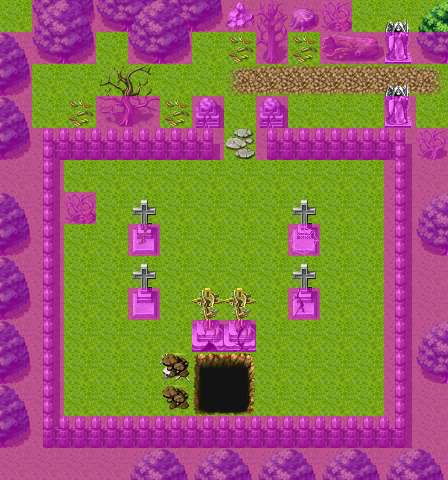

The image is a tile-based game level rendered from a .tmx file. Its description and source (layers, tilesets, objects; grid data summarised) follow:
An orthogonal 14x15 tile map with 32x32 px tiles, 5 tile layers (Ground, Objects, Copy of Objects, Above, ...), 60 tilesets.

<map version="1.0" orientation="orthogonal" renderorder="right-down" width="14" height="15" tilewidth="32" tileheight="32" nextobjectid="8">
 <tileset firstgid="1" name="map_bed_1" tilewidth="32" tileheight="32" tilecount="128" columns="16">
  <image source="../drawable/map_bed_1.png" width="512" height="256" />
 </tileset>
 <tileset firstgid="129" name="map_border_1" tilewidth="32" tileheight="32" tilecount="128" columns="16">
  <image source="../drawable/map_border_1.png" width="512" height="256" />
 </tileset>
 <tileset firstgid="257" name="map_bridge_1" tilewidth="32" tileheight="32" tilecount="128" columns="16">
  <image source="../drawable/map_bridge_1.png" width="512" height="256" />
 </tileset>
 <tileset firstgid="385" name="map_bridge_2" tilewidth="32" tileheight="32" tilecount="128" columns="16">
  <image source="../drawable/map_bridge_2.png" width="512" height="256" />
 </tileset>
 <tileset firstgid="513" name="map_broken_1" tilewidth="32" tileheight="32" tilecount="128" columns="16">
  <image source="../drawable/map_broken_1.png" width="512" height="256" />
 </tileset>
 <tileset firstgid="641" name="map_cavewall_1" tilewidth="32" tileheight="32" tilecount="108" columns="18">
  <image source="../drawable/map_cavewall_1.png" width="576" height="192" />
 </tileset>
 <tileset firstgid="749" name="map_cavewall_2" tilewidth="32" tileheight="32" tilecount="108" columns="18">
  <image source="../drawable/map_cavewall_2.png" width="576" height="192" />
 </tileset>
 <tileset firstgid="857" name="map_cavewall_3" tilewidth="32" tileheight="32" tilecount="108" columns="18">
  <image source="../drawable/map_cavewall_3.png" width="576" height="192" />
 </tileset>
 <tileset firstgid="965" name="map_cavewall_4" tilewidth="32" tileheight="32" tilecount="108" columns="18">
  <image source="../drawable/map_cavewall_4.png" width="576" height="192" />
 </tileset>
 <tileset firstgid="1073" name="map_chair_table_1" tilewidth="32" tileheight="32" tilecount="128" columns="16">
  <image source="../drawable/map_chair_table_1.png" width="512" height="256" />
 </tileset>
 <tileset firstgid="1201" name="map_chair_table_2" tilewidth="32" tileheight="32" tilecount="128" columns="16">
  <image source="../drawable/map_chair_table_2.png" width="512" height="256" />
 </tileset>
 <tileset firstgid="1329" name="map_crate_1" tilewidth="32" tileheight="32" tilecount="128" columns="16">
  <image source="../drawable/map_crate_1.png" width="512" height="256" />
 </tileset>
 <tileset firstgid="1457" name="map_cupboard_1" tilewidth="32" tileheight="32" tilecount="128" columns="16">
  <image source="../drawable/map_cupboard_1.png" width="512" height="256" />
 </tileset>
 <tileset firstgid="1585" name="map_curtain_1" tilewidth="32" tileheight="32" tilecount="128" columns="16">
  <image source="../drawable/map_curtain_1.png" width="512" height="256" />
 </tileset>
 <tileset firstgid="1713" name="map_entrance_1" tilewidth="32" tileheight="32" tilecount="128" columns="16">
  <image source="../drawable/map_entrance_1.png" width="512" height="256" />
 </tileset>
 <tileset firstgid="1841" name="map_entrance_2" tilewidth="32" tileheight="32" tilecount="128" columns="16">
  <image source="../drawable/map_entrance_2.png" width="512" height="256" />
 </tileset>
 <tileset firstgid="1969" name="map_fence_1" tilewidth="32" tileheight="32" tilecount="128" columns="16">
  <image source="../drawable/map_fence_1.png" width="512" height="256" />
 </tileset>
 <tileset firstgid="2097" name="map_fence_2" tilewidth="32" tileheight="32" tilecount="128" columns="16">
  <image source="../drawable/map_fence_2.png" width="512" height="256" />
 </tileset>
 <tileset firstgid="2225" name="map_fence_3" tilewidth="32" tileheight="32" tilecount="128" columns="16">
  <image source="../drawable/map_fence_3.png" width="512" height="256" />
 </tileset>
 <tileset firstgid="2353" name="map_fence_4" tilewidth="32" tileheight="32" tilecount="128" columns="16">
  <image source="../drawable/map_fence_4.png" width="512" height="256" />
 </tileset>
 <tileset firstgid="2481" name="map_ground_1" tilewidth="32" tileheight="32" tilecount="128" columns="16">
  <image source="../drawable/map_ground_1.png" width="512" height="256" />
 </tileset>
 <tileset firstgid="2609" name="map_ground_2" tilewidth="32" tileheight="32" tilecount="128" columns="16">
  <image source="../drawable/map_ground_2.png" width="512" height="256" />
 </tileset>
 <tileset firstgid="2737" name="map_ground_3" tilewidth="32" tileheight="32" tilecount="128" columns="16">
  <image source="../drawable/map_ground_3.png" width="512" height="256" />
 </tileset>
 <tileset firstgid="2865" name="map_ground_4" tilewidth="32" tileheight="32" tilecount="128" columns="16">
  <image source="../drawable/map_ground_4.png" width="512" height="256" />
 </tileset>
 <tileset firstgid="2993" name="map_ground_5" tilewidth="32" tileheight="32" tilecount="128" columns="16">
  <image source="../drawable/map_ground_5.png" width="512" height="256" />
 </tileset>
 <tileset firstgid="3121" name="map_ground_6" tilewidth="32" tileheight="32" tilecount="128" columns="16">
  <image source="../drawable/map_ground_6.png" width="512" height="256" />
 </tileset>
 <tileset firstgid="3249" name="map_ground_7" tilewidth="32" tileheight="32" tilecount="128" columns="16">
  <image source="../drawable/map_ground_7.png" width="512" height="256" />
 </tileset>
 <tileset firstgid="3377" name="map_ground_8" tilewidth="32" tileheight="32" tilecount="128" columns="16">
  <image source="../drawable/map_ground_8.png" width="512" height="256" />
 </tileset>
 <tileset firstgid="3505" name="map_house_1" tilewidth="32" tileheight="32" tilecount="128" columns="16">
  <image source="../drawable/map_house_1.png" width="512" height="256" />
 </tileset>
 <tileset firstgid="3633" name="map_house_2" tilewidth="32" tileheight="32" tilecount="128" columns="16">
  <image source="../drawable/map_house_2.png" width="512" height="256" />
 </tileset>
 <tileset firstgid="3761" name="map_indoor_1" tilewidth="32" tileheight="32" tilecount="128" columns="16">
  <image source="../drawable/map_indoor_1.png" width="512" height="256" />
 </tileset>
 <tileset firstgid="3889" name="map_indoor_2" tilewidth="32" tileheight="32" tilecount="128" columns="16">
  <image source="../drawable/map_indoor_2.png" width="512" height="256" />
 </tileset>
 <tileset firstgid="4017" name="map_kitchen_1" tilewidth="32" tileheight="32" tilecount="128" columns="16">
  <image source="../drawable/map_kitchen_1.png" width="512" height="256" />
 </tileset>
 <tileset firstgid="4145" name="map_outdoor_1" tilewidth="32" tileheight="32" tilecount="128" columns="16">
  <image source="../drawable/map_outdoor_1.png" width="512" height="256" />
 </tileset>
 <tileset firstgid="4273" name="map_pillar_1" tilewidth="32" tileheight="32" tilecount="128" columns="16">
  <image source="../drawable/map_pillar_1.png" width="512" height="256" />
 </tileset>
 <tileset firstgid="4401" name="map_pillar_2" tilewidth="32" tileheight="32" tilecount="128" columns="16">
  <image source="../drawable/map_pillar_2.png" width="512" height="256" />
 </tileset>
 <tileset firstgid="4529" name="map_plant_1" tilewidth="32" tileheight="32" tilecount="128" columns="16">
  <image source="../drawable/map_plant_1.png" width="512" height="256" />
 </tileset>
 <tileset firstgid="4657" name="map_plant_2" tilewidth="32" tileheight="32" tilecount="128" columns="16">
  <image source="../drawable/map_plant_2.png" width="512" height="256" />
 </tileset>
 <tileset firstgid="4785" name="map_rock_1" tilewidth="32" tileheight="32" tilecount="128" columns="16">
  <image source="../drawable/map_rock_1.png" width="512" height="256" />
 </tileset>
 <tileset firstgid="4913" name="map_rock_2" tilewidth="32" tileheight="32" tilecount="128" columns="16">
  <image source="../drawable/map_rock_2.png" width="512" height="256" />
 </tileset>
 <tileset firstgid="5041" name="map_roof_1" tilewidth="32" tileheight="32" tilecount="128" columns="16">
  <image source="../drawable/map_roof_1.png" width="512" height="256" />
 </tileset>
 <tileset firstgid="5169" name="map_roof_2" tilewidth="32" tileheight="32" tilecount="128" columns="16">
  <image source="../drawable/map_roof_2.png" width="512" height="256" />
 </tileset>
 <tileset firstgid="5297" name="map_roof_3" tilewidth="32" tileheight="32" tilecount="128" columns="16">
  <image source="../drawable/map_roof_3.png" width="512" height="256" />
 </tileset>
 <tileset firstgid="5425" name="map_shop_1" tilewidth="32" tileheight="32" tilecount="128" columns="16">
  <image source="../drawable/map_shop_1.png" width="512" height="256" />
 </tileset>
 <tileset firstgid="5553" name="map_sign_ladder_1" tilewidth="32" tileheight="32" tilecount="128" columns="16">
  <image source="../drawable/map_sign_ladder_1.png" width="512" height="256" />
 </tileset>
 <tileset firstgid="5681" name="map_table_1" tilewidth="32" tileheight="32" tilecount="128" columns="16">
  <image source="../drawable/map_table_1.png" width="512" height="256" />
 </tileset>
 <tileset firstgid="5809" name="map_trail_1" tilewidth="32" tileheight="32" tilecount="128" columns="16">
  <image source="../drawable/map_trail_1.png" width="512" height="256" />
 </tileset>
 <tileset firstgid="5937" name="map_transition_1" tilewidth="32" tileheight="32" tilecount="128" columns="16">
  <image source="../drawable/map_transition_1.png" width="512" height="256" />
 </tileset>
 <tileset firstgid="6065" name="map_transition_2" tilewidth="32" tileheight="32" tilecount="128" columns="16">
  <image source="../drawable/map_transition_2.png" width="512" height="256" />
 </tileset>
 <tileset firstgid="6193" name="map_transition_3" tilewidth="32" tileheight="32" tilecount="128" columns="16">
  <image source="../drawable/map_transition_3.png" width="512" height="256" />
 </tileset>
 <tileset firstgid="6321" name="map_transition_4" tilewidth="32" tileheight="32" tilecount="128" columns="16">
  <image source="../drawable/map_transition_4.png" width="512" height="256" />
 </tileset>
 <tileset firstgid="6449" name="map_transition_5" tilewidth="32" tileheight="32" tilecount="128" columns="16">
  <image source="../drawable/map_transition_5.png" width="512" height="256" />
 </tileset>
 <tileset firstgid="6577" name="map_tree_1" tilewidth="32" tileheight="32" tilecount="128" columns="16">
  <image source="../drawable/map_tree_1.png" width="512" height="256" />
 </tileset>
 <tileset firstgid="6705" name="map_tree_2" tilewidth="32" tileheight="32" tilecount="128" columns="16">
  <image source="../drawable/map_tree_2.png" width="512" height="256" />
 </tileset>
 <tileset firstgid="6833" name="map_wall_1" tilewidth="32" tileheight="32" tilecount="128" columns="16">
  <image source="../drawable/map_wall_1.png" width="512" height="256" />
 </tileset>
 <tileset firstgid="6961" name="map_wall_2" tilewidth="32" tileheight="32" tilecount="120" columns="15">
  <image source="../drawable/map_wall_2.png" width="480" height="256" />
 </tileset>
 <tileset firstgid="7081" name="map_wall_3" tilewidth="32" tileheight="32" tilecount="120" columns="15">
  <image source="../drawable/map_wall_3.png" width="480" height="256" />
 </tileset>
 <tileset firstgid="7201" name="map_wall_4" tilewidth="32" tileheight="32" tilecount="120" columns="15">
  <image source="../drawable/map_wall_4.png" width="480" height="256" />
 </tileset>
 <tileset firstgid="7321" name="map_window_1" tilewidth="32" tileheight="32" tilecount="128" columns="16">
  <image source="../drawable/map_window_1.png" width="512" height="256" />
 </tileset>
 <tileset firstgid="7449" name="map_window_2" tilewidth="32" tileheight="32" tilecount="128" columns="16">
  <image source="../drawable/map_window_2.png" width="512" height="256" />
 </tileset>
 <layer name="Ground" width="14" height="15">
  <data>[210 cells, 210 non-empty, 1 distinct tile ids]</data>
 </layer>
 <layer name="Objects" width="14" height="15">
  <data>[210 cells, 95 non-empty, 33 distinct tile ids]</data>
 </layer>
 <layer name="Copy of Objects" width="14" height="15">
  <data>[210 cells, 1 non-empty, 1 distinct tile ids]</data>
 </layer>
 <layer name="Above" width="14" height="15">
  <data>[210 cells, 41 non-empty, 14 distinct tile ids]</data>
 </layer>
 <layer name="Walkable" width="14" height="15">
  <data>[210 cells, 107 non-empty, 1 distinct tile ids]</data>
 </layer>
 <objectgroup name="Mapevents" />
 <objectgroup name="Spawn" />
 <objectgroup name="Keys" />
</map>
